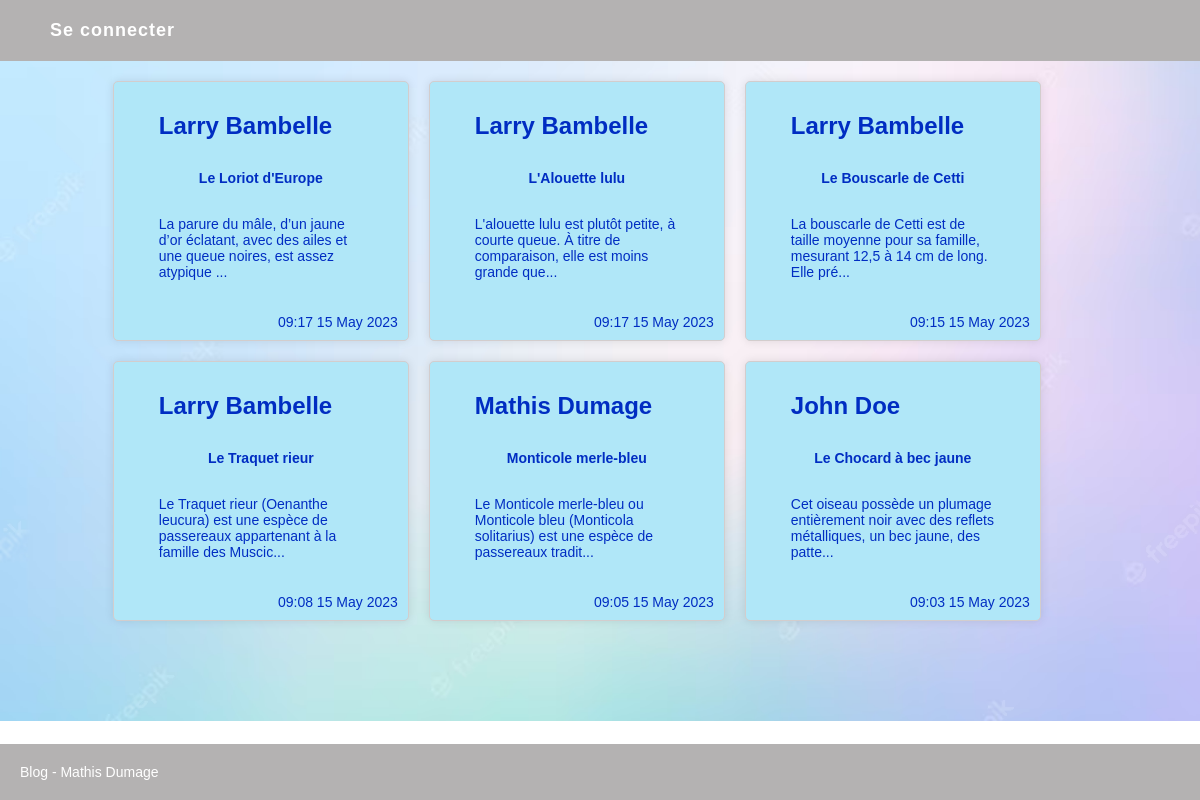
Page /projetblog/FRONT/acceuil.php on the committed database.
### tables this page shows
CREATE TABLE `post` (
  `Id` smallint(5) UNSIGNED NOT NULL,
  `Title` varchar(100) NOT NULL,
  `Contents` text NOT NULL,
  `CreationTimestamp` datetime NOT NULL,
  `Author_Id` tinyint(3) UNSIGNED DEFAULT NULL,
  `Category_Id` tinyint(3) UNSIGNED DEFAULT NULL,
  `Modifié` int(11) NOT NULL,
  `image_name` text
);

CREATE TABLE `author` (
  `Id` tinyint(3) UNSIGNED NOT NULL,
  `FirstName` varchar(50) NOT NULL,
  `LastName` varchar(50) NOT NULL,
  `username` varchar(30) NOT NULL,
  `password` varchar(255) NOT NULL
);

### projetblog/FRONT/acceuil.php (the view, shortened to what this page needs)
<?php
require('..\BACK\connexion.php');
?>
<!DOCTYPE html>
<html lang="en">
<head>
  <link rel="stylesheet" href="CSS/style.css">
</head>
<body>
  <header>
		<ul class="nav">
    <?php
        if($_SESSION != null){
          echo  '<li><a href="admin.php">Administration</a> </li>';
          echo  '<li><a href="../BACK/logout.php">Déconnexion</a></li>';
        }else{
          echo '<li> <a href="login.php">Se connecter</a>';
        }
    ?>
	</header>
  <main>
  <div class="post-list">
  <?php
  function format_date($date) {
    $date = DateTime::createFromFormat("Y-m-d H:i:s", $date);
    $formatted_date = $date->format("H:i d F Y");
    return $formatted_date;
  }
  $sql = "SELECT post.CreationTimestamp, post.Title, post.image_name , SUBSTRING(post.contents, 1, 100) AS short_contents, author.firstname, author.lastname FROM post JOIN author ON post.author_id = author.id ORDER BY post.CreationTimestamp DESC";
  $result = $conn->query($sql);
  if ($result->num_rows > 0) {
    while ($row = $result->fetch_assoc()) {
        $sqlIdDelete = 'SELECT Id FROM post WHERE Title ="'. $row['Title'] . '"';
        $resultId = $conn->query($sqlIdDelete);
        $idPost = $resultId->fetch_assoc()['Id'];
        echo '<div class="post" id="' . $idPost . '">';
        echo '<a href="/ProjetBlog/FRONT/detail.php?id=' . $idPost . '">';
        echo '<div class="author"><p>' . $row["firstname"] . " " . $row["lastname"] . '</p></div>';
        echo '<div class="title"><p>' . $row["Title"] . '</p></div>';
        echo '<div class="content"><p>' . $row["short_contents"] . '...</p></div>';
        $formatted_date = format_date($row['CreationTimestamp']);
        echo '<div class="date"><p>' . $formatted_date . '</p></div>';
        echo '</a>';
        echo '</div>';
    }
} else {
    echo "Aucun article trouvé";
}?>
</div>
</main>
<footer>
  <div class="footer-content">
    <p>Blog - Mathis Dumage</p>
  </div>
</footer>
</body>
</html>

### projetblog/FRONT/CSS/style.css (style rules this page uses)
body { font-family: Arial, sans-serif; margin: 0; background-image: url("cool.avif"); background-repeat: no-repeat; background-position: center center; background-size: cover; }
header { background-color: #b4b2b2; color: white; padding: 20px; display: flex; justify-content: space-between; align-items: center; max-width: 100%; margin: 0 auto; }
.nav { display: flex; flex-direction: row; margin: 0; padding: 0; list-style: none; }
.nav li { margin-left: 20px; }
.nav a { color: #fff; text-decoration: none; font-weight: bold; letter-spacing: 1px; font-size: 18px; padding: 10px; border-radius: 5px; transition: background-color 0.3s ease; }
li > a { text-decoration:none; list-style-type: none; }
main { margin: 20px auto; padding: 0 20px; }
.post-list { width: 80%; display: grid; grid-template-columns: repeat(2, 2fr); gap: 20px; margin-left: 8%; }
@media only screen and (min-width: 768px) { .post-list { grid-template-columns: repeat(3, 1fr); } }
.post { background-color: #b0e7f8; border: 2px solid #ccc; padding-left: 45px; padding-right: 45px; border-radius: 5px; box-shadow: 0 0 10px rgba(0, 0, 0, 0.1); display: flex; flex-direction: column; border: 1px solid rgb(211, 205, 205); position: relative; }
.post a { text-decoration: none; }
.author p { margin-top: 30px; font-weight: bold; font-size: 24px; color:rgb(0, 45, 194); }
.title { text-align: center; margin: 10px 0; font-size: 14px; font-weight: bold; color:rgb(0, 45, 194); padding: 20px }
.content { margin-bottom: 50px; color: rgb(0, 45, 194); padding-bottom: 10px; }
.date { text-align: right; font-size: 14px; position: absolute; bottom: 0; right: 0; padding: 10px; color: rgb(0, 45, 194); }
footer { background-color: #b4b2b2; color: white; display: flex; justify-content: center; align-items: center; padding: 20px; position: fixed; bottom: 0; left: 0; width: 100%; }
.footer-content { max-width: 1200px; width: 100%; }
p { margin: 0; font-size: 14px; }

### rows in the picture
post: Author_Id.FirstName "Larry", Author_Id.LastName "Bambelle", Title "Le Loriot d'Europe", short_contents "La parure du mâle, d’un jaune d’or éclatant, avec des ailes et une queue noires, est assez atypique", CreationTimestamp "09:17 15 May 2023"
post: Author_Id.FirstName "Larry", Author_Id.LastName "Bambelle", Title "L'Alouette lulu", short_contents "L'alouette lulu est plutôt petite, à courte queue. À titre de comparaison, elle est moins grande que", CreationTimestamp "09:17 15 May 2023"
post: Author_Id.FirstName "Larry", Author_Id.LastName "Bambelle", Title "Le Bouscarle de Cetti", short_contents "La bouscarle de Cetti est de taille moyenne pour sa famille, mesurant 12,5 à 14 cm de long. Elle pré", CreationTimestamp "09:15 15 May 2023"
post: Author_Id.FirstName "Larry", Author_Id.LastName "Bambelle", Title "Le Traquet rieur", short_contents "Le Traquet rieur (Oenanthe leucura) est une espèce de passereaux appartenant à la famille des Muscic", CreationTimestamp "09:08 15 May 2023"
post: Author_Id.FirstName "Mathis", Author_Id.LastName "Dumage", Title "Monticole merle-bleu", short_contents "Le Monticole merle-bleu ou Monticole bleu (Monticola solitarius) est une espèce de passereaux tradit", CreationTimestamp "09:05 15 May 2023"
post: Author_Id.FirstName "John", Author_Id.LastName "Doe", Title "Le Chocard à bec jaune", short_contents "Cet oiseau possède un plumage entièrement noir avec des reflets métalliques, un bec jaune, des patte", CreationTimestamp "09:03 15 May 2023"
